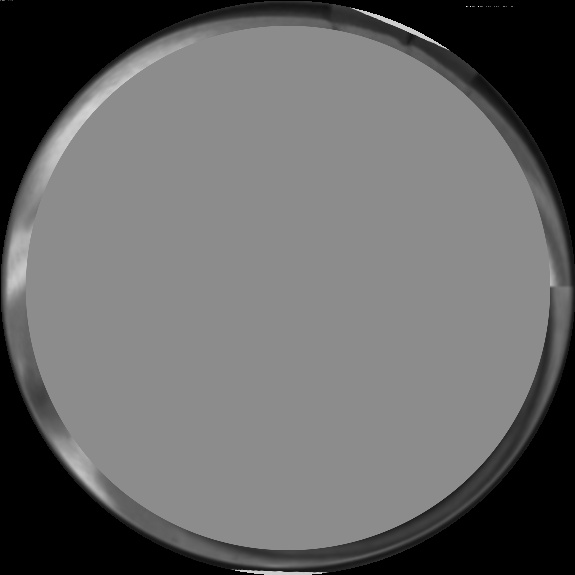
#> input picture data/samples/reconstructed_can_crack1.jpg, 575 x 575 px, found by its file name
$ python create_real_lab_steps.py
#> lines starting #> are read from the running program, lines starting #| are printed output that depends on the picture; after the words box and inside, x2 and y2 are one past the last pixel; in counts of white or black regions, pixels touching at a corner belong together
"""
Generate exact step-by-step images corresponding to Teeranon's lab implementation in Lab4Contour.cpp.
Steps:
1. Input Image & Can Lid Crop (imgCycle)
2. Polar Unwrapping (imgPolar)
3. Outer Rim Extraction & 90 deg Rotation (imgEdge)
4. Histogram Intensity Projection (Projection Frequency hist[x] & Thresholding histth[x] = 5000)
5. Visual Histogram Line Image (imgHist - white vertical bars as drawn in Lab4Contour.cpp)
6. Crack Defect ROI Extraction (imgRoi)
7. 120-d Normalized Feature Vector (gen_feature_input)
8. Exact Multi-panel Lab GUI (imgGui: Input, Crop, Crack ROI, Edge, CRACK/NO CRACK)
"""

import os
import cv2
import numpy as np
import matplotlib.pyplot as plt

os.makedirs("assets/lab_steps", exist_ok=True)

# 1. Load can lid image
can_lid = cv2.imread(r"data\samples\reconstructed_can_crack1.jpg", cv2.IMREAD_GRAYSCALE)
#> can_lid is the input picture: shape (575, 575); min 0, max 244, mean 102.9
cv2.imwrite("assets/lab_steps/1_img_cycle.jpg", can_lid)

# 2. Polar Unwrapping
center = (can_lid.shape[1] / 2.0, can_lid.shape[0] / 2.0)
#> center = (287.5, 287.5)
max_radius = can_lid.shape[1] / 2.0
#> max_radius = 287.5
img_polar = cv2.linearPolar(can_lid, center, max_radius, cv2.INTER_LINEAR)
cv2.imwrite("assets/lab_steps/2_img_polar.jpg", img_polar)

# 3. Outer Rim 50px & Rotate 90 CCW
cropped_edge = img_polar[:, img_polar.shape[1] - 50:]
img_edge = cv2.rotate(cropped_edge, cv2.ROTATE_90_COUNTERCLOCKWISE)
cv2.imwrite("assets/lab_steps/3_img_edge.jpg", img_edge)

# 4 & 5. Histogram projection & thresholding (exact Lab4Contour.cpp lines 224-288)
hist = np.zeros(img_edge.shape[1], dtype=np.int32)
#> hist = 575 values from 0 to 0
max_hist = 0
for x in range(img_edge.shape[1]):
    col_sum = int(np.sum(img_edge[:, x]))
    hist[x] = col_sum
    if col_sum > max_hist:
        max_hist = col_sum
#> this loop made 575 passes
#> (col_sum, max_hist) on passes 1, 208, 209, 210, 211, 212, 213, 214, 215, 216, 217, 218: (4962, 4962), (4988, 4988), (5110, 5110), (5269, 5269), (5522, 5522), (5679, 5679), (5802, 5802), (5897, 5897), (6075, 6075), (6221, 6221), (6454, 6454), (6728, 6728)
#> col_sum on passes 2 to 7: 4858, 4754, 4708, 4631, 4520, 4464
#> after the loop, hist = 575 values, max 8115 at index 291, min 2322 at index 500, mean 4351.8; max_hist = 8115

hist_th = np.zeros(img_edge.shape[1], dtype=np.int32)
#> hist_th = 575 values from 0 to 0
for x in range(img_edge.shape[1]):
    if hist[x] > 5000:
        hist_th[x] = 100
    else:
        hist_th[x] = 0
#> after the loop, hist_th = 575 values, max 100 at index 208, min 0 at index 0, mean 25.57

# Draw imgHist exactly as in Lab4Contour.cpp:
# line(imgHist, Point(x, 0), Point(x, imgHist.rows - histth[x]), Scalar(255, 255, 255), 1, 8, 0);
img_hist = np.zeros((100, img_edge.shape[1]), dtype=np.uint8)
for x in range(img_hist.shape[1]):
    cv2.line(img_hist, (x, 0), (x, img_hist.shape[0] - hist_th[x]), 255, 1)
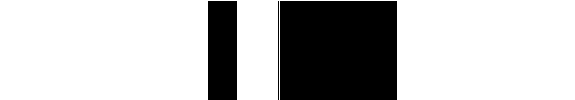
#> img_hist: shape (100, 575); 74.7% white; 3 black regions, box (x1, y1, x2, y2) and area: (280, 1, 397, 100) 11583, (208, 1, 237, 100) 2871, (278, 1, 279, 100) 99
cv2.imwrite("assets/lab_steps/4_img_hist_lines.jpg", img_hist)

# Plot actual frequency curve hist[x] alongside threshold (English labels for clean rendering)
plt.figure(figsize=(10, 3.8), facecolor='white')
plt.plot(hist, color='#0066cc', lw=1.8, label='Column Pixel Sum H[x]')
plt.axhline(y=5000, color='red', linestyle='--', lw=1.5, label='Threshold = 5,000')
plt.fill_between(range(len(hist)), 0, hist, where=(hist <= 5000), color='red', alpha=0.3, label='Detected Gap (Crack Notch)')
plt.title("Step 4: Column Intensity Projection H[x] & Thresholding (>5000: 100, <=5000: 0)", fontsize=11, fontweight='bold', pad=10)
plt.xlabel("Perimeter Column Index (x)", fontsize=10)
plt.ylabel("Intensity Sum", fontsize=10)
plt.grid(True, linestyle=':', alpha=0.6)
plt.legend(loc='lower left', fontsize=9)
plt.tight_layout()
plt.savefig("assets/lab_steps/4_frequency_plot.png", dpi=200)
#> figure, not shown here; curve peaks at x = 291, y = 8115
plt.close()

# 6. Find xleft and xright
x_left = 219
x_right = 298
crop_roi = img_edge[:, x_left:x_right]
cv2.imwrite("assets/lab_steps/5_img_roi.jpg", crop_roi)

# 7. gen_feature_input (120-d normalized vertical projection)
img_roi_resized = cv2.resize(crop_roi, (120, 40))
val = np.zeros(120, dtype=np.float32)
max_val = 0.0
for i in range(120):
    c_sum = float(np.sum(img_roi_resized[:, i]))
    val[i] = c_sum
    if c_sum > max_val:
        max_val = c_sum
#> this loop made 120 passes
#> (c_sum, max_val) on passes 1, 2, 3, 4, 5, 7, 10, 106, 107, 108, 109, 110: (5673, 5673), (5740, 5740), (5828, 5828), (5877, 5877), (5895, 5895), (5921, 5921), (5928, 5928), (6031, 6031), (6205, 6205), (6346, 6346), (6464, 6464), (6484, 6484)
#> c_sum on passes 6, 8, 9, 11, 12, 13: 5895, 5921, 5906, 5911, 5857, 5769
#> after the loop, max_val = 6484; val = 120 values, max 6484 at index 109, min 2725 at index 46, mean 4433

features_120d = val / max_val if max_val > 0 else val
#> features_120d = 120 values, max 1 at index 109, min 0.42 at index 46, mean 0.684

plt.figure(figsize=(10, 3), facecolor='white')
plt.bar(range(120), features_120d, color='#ff6600', width=0.8)
plt.title("Step 6: 120-d Feature Descriptor from gen_feature_input() (Normalized 0.0 - 1.0)", fontsize=11, fontweight='bold', pad=10)
plt.xlabel("Input Node Index (0 to 119)", fontsize=10)
plt.ylabel("Normalized Sum", fontsize=10)
plt.ylim(0, 1.1)
plt.grid(True, linestyle=':', alpha=0.5)
plt.tight_layout()
plt.savefig("assets/lab_steps/6_feature_vector_120d.png", dpi=200)
#> figure, not shown here; tallest bar 1 high, from x = 108.6 to 109.4
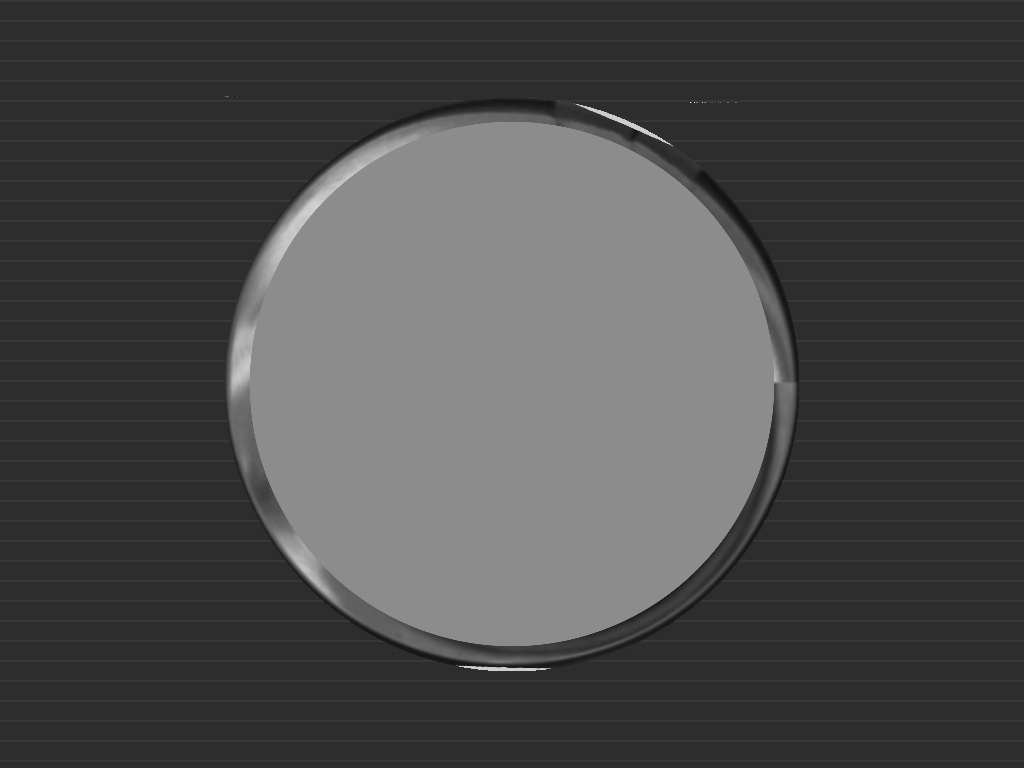
#> input picture data/samples/factory_frame_defect.jpg, 1024 x 768 px, found by its file name
#> further down, frame_orig is the input picture: shape (768, 1024, 3); min 14, max 243, mean 74.1
plt.close()

# 8. Exact Lab4Contour.cpp GUI layout (Lines 300 - 365)
def build_exact_lab_gui(frame_640x480, img_cycle, img_roi, img_edge, is_crack=True):
#> called with is_crack = True
    img_gui = np.zeros((768, 1024, 3), dtype=np.uint8)

    # Header bar
    cv2.rectangle(img_gui, (0, 0), (1024, 45), (100, 80, 0), cv2.FILLED)

    title_str = "Cycle Defection Detection"
    cv2.putText(img_gui, title_str, (2, 33), cv2.FONT_HERSHEY_SIMPLEX, 1.0, (255, 255, 255), 2, cv2.LINE_AA)

    # 1. frame (320x240)
    frame_half = cv2.resize(frame_640x480, (320, 240))
    if len(frame_half.shape) == 2:
        frame_half = cv2.cvtColor(frame_half, cv2.COLOR_GRAY2BGR)
    img_gui[150:390, 30:350] = frame_half

    str2 = "Input Image"
    cv2.putText(img_gui, str2, (320 // 3 + 30, 33 + 150 + 240), cv2.FONT_HERSHEY_SIMPLEX, 0.8, (255, 255, 255), 1, cv2.LINE_AA)

    # 2. cycle (320x240)
    cycle_half = cv2.resize(img_cycle, (320, 240))
    if len(cycle_half.shape) == 2:
        cycle_half = cv2.cvtColor(cycle_half, cv2.COLOR_GRAY2BGR)
#> cycle_half: shape (240, 320, 3)
    img_gui[150:390, 380:700] = cycle_half

    str3 = "Crop image"
    cv2.putText(img_gui, str3, (320 + 30 + 320 // 3, 33 + 150 + 240), cv2.FONT_HERSHEY_SIMPLEX, 0.8, (255, 255, 255), 1, cv2.LINE_AA)

    # 3. imgRoi
    roi_bgr = cv2.cvtColor(img_roi, cv2.COLOR_GRAY2BGR) if len(img_roi.shape) == 2 else img_roi
    roi_res = cv2.resize(roi_bgr, (img_roi.shape[1] * 2, img_roi.shape[0] * 2))
    rh, rw = roi_res.shape[:2]
#> rh = 100; rw = 158
    roi_y = 150 + 240 - rh
#> roi_y = 290
    roi_x = 380
    img_gui[roi_y:roi_y+rh, roi_x:roi_x+rw] = roi_res

    str4 = "Crack Roi"
    cv2.putText(img_gui, str4, (320 + 30 + 320 // 3, 33 + 150 + 240 + 40), cv2.FONT_HERSHEY_SIMPLEX, 0.8, (255, 255, 255), 1, cv2.LINE_AA)

    # 4. edge (rotated 90 CCW, so height is width/1.38, width is 50/1.3 ~= 38)
    edge_bgr = cv2.cvtColor(img_edge, cv2.COLOR_GRAY2BGR) if len(img_edge.shape) == 2 else img_edge
    edge_res = cv2.resize(edge_bgr, (int(edge_bgr.shape[1] / 1.38), int(edge_bgr.shape[0] / 1.3)))
    edge_rot = cv2.rotate(edge_res, cv2.ROTATE_90_COUNTERCLOCKWISE)
    eh, ew = edge_rot.shape[:2]
#> eh = 416; ew = 38
    img_gui[150:150+eh, 730:730+ew] = edge_rot

    # Result banner
    if is_crack:
        cv2.putText(img_gui, "CRACK", (2, 100), cv2.FONT_HERSHEY_SIMPLEX, 1.0, (0, 0, 180), 2, cv2.LINE_AA)
    else:
        cv2.putText(img_gui, "NO CRACK", (2, 100), cv2.FONT_HERSHEY_SIMPLEX, 1.0, (0, 180, 0), 2, cv2.LINE_AA)

    return img_gui

# Load 640x480 frame or resize
frame_orig = cv2.imread(r"data\samples\factory_frame_defect.jpg")
frame_640x480 = cv2.resize(frame_orig, (640, 480))

gui_crack = build_exact_lab_gui(frame_640x480, can_lid, crop_roi, img_edge, is_crack=True)
cv2.imwrite("assets/lab_steps/7_exact_lab_gui_crack.png", gui_crack)

norm_lid = cv2.imread(r"data\samples\reconstructed_can_normal.jpg", cv2.IMREAD_GRAYSCALE)
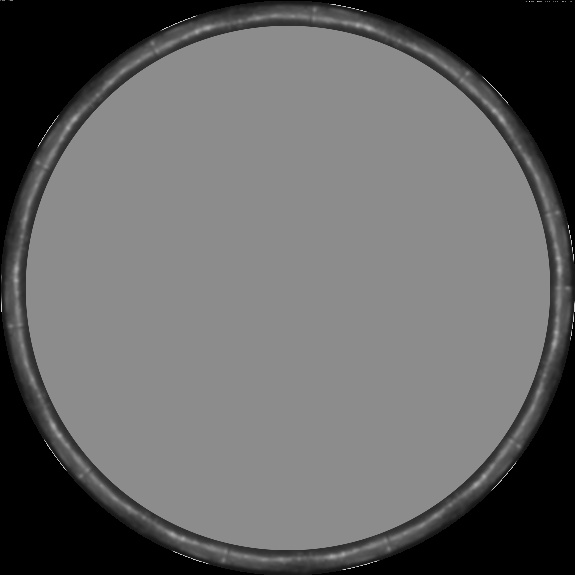
#> input picture data/samples/reconstructed_can_normal.jpg, 575 x 575 px, found by its file name
#> norm_lid is the input picture: shape (575, 575); min 0, max 241, mean 100.8
norm_frame = cv2.resize(cv2.imread(r"data\samples\factory_frame_normal.jpg"), (640, 480))
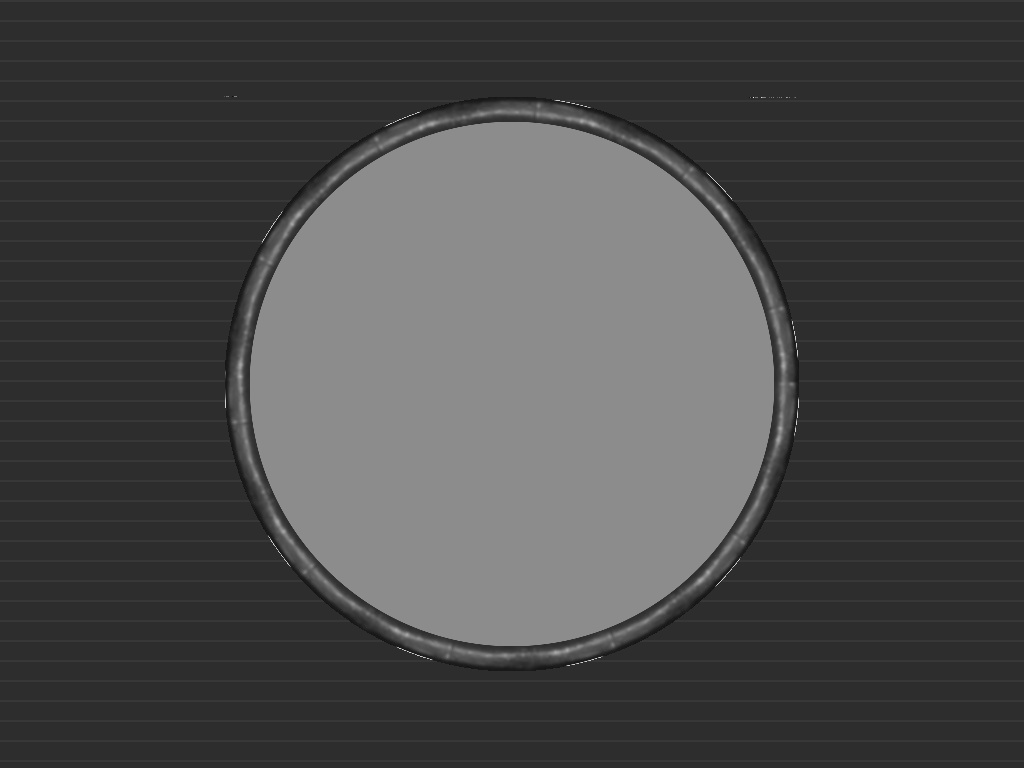
#> input picture data/samples/factory_frame_normal.jpg, 1024 x 768 px, found by its file name
#> norm_frame: shape (480, 640, 3); min 19, max 191, mean 73.2
norm_patch = cv2.imread(r"data\samples\crack5.jpg", cv2.IMREAD_GRAYSCALE)
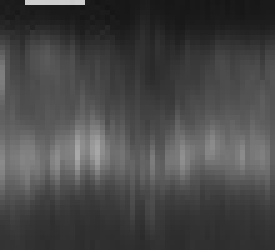
#> input picture data/samples/crack5.jpg, 55 x 50 px, found by its file name (shown 5 times larger)
#> norm_patch is the input picture: shape (50, 55); min 21, max 206, mean 70.9
norm_edge_tiled = np.tile(norm_patch, (1, 11))[:, :575]

gui_normal = build_exact_lab_gui(norm_frame, norm_lid, norm_patch, norm_edge_tiled, is_crack=False)
#> call 2 of build_exact_lab_gui, with is_crack = False
#> in build_exact_lab_gui (call 2), `cycle_half = cv2.resize(img_cycle, (320, 240))`:
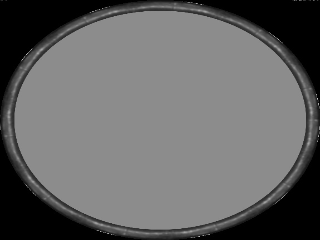
#> cycle_half: shape (240, 320); min 0, max 207, mean 100.8
#> in build_exact_lab_gui (call 2), `img_gui[150:150+eh, 730:730+ew] = edge_rot`:
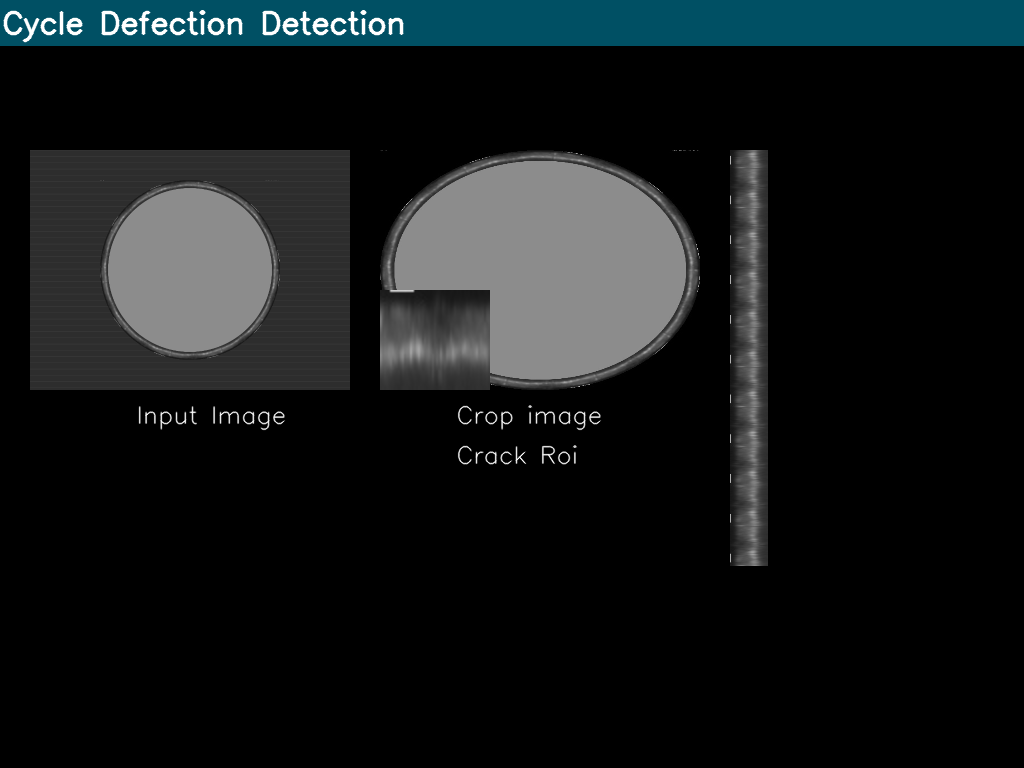
#> img_gui: shape (768, 1024, 3); mean of channels 0, 1, 2 25.3, 24.2, 19.8; drawn as B, G, R
cv2.imwrite("assets/lab_steps/7_exact_lab_gui_nocrack.png", gui_normal)

print("SUCCESS: All real lab step assets generated!")
